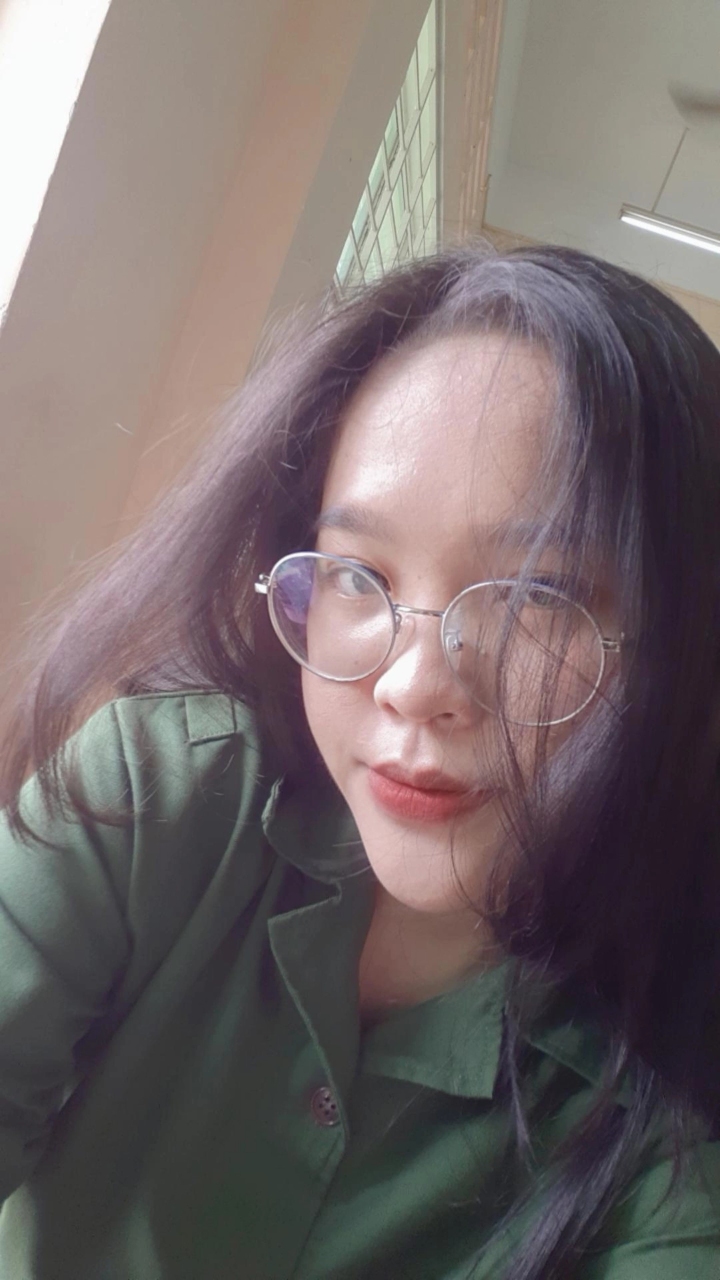
#> input picture Colab_data/Han_1.jpg, 1440 x 2560 px, found by its file name (shown at 1/2 size)
$ jupyter execute Lab1_pro5.ipynb
#> lines starting #> are read from the running program, lines starting #| are printed output that depends on the picture; long printed decimals are rounded
<a href="https://colab.research.google.com/github/AlexTran1703/Intro_Machine_Learning/blob/Lab1_Intro-to-Google-Colab/Lab1_pro5.ipynb" target="_parent"></a>

[cell 1]
#Lab 1 Problem 5
import cv2
import random
import numpy as np
from google.colab.patches import cv2_imshow
from google.colab import drive
import math
drive.mount('/content/drive/')

per1_path1 = '/content/drive/MyDrive/Colab Notebooks/Colab_data/Han_1.jpg'
per1_path2 = '/content/drive/MyDrive/Colab Notebooks/Colab_data/Han_2.jpg'
per1_path3 = '/content/drive/MyDrive/Colab Notebooks/Colab_data/Han_3.jpg'

per2_path1 = '/content/drive/MyDrive/Colab Notebooks/Colab_data/Khanh_1.jpg'
per2_path2 = '/content/drive/MyDrive/Colab Notebooks/Colab_data/Khanh_2.jpg'
per2_path3 = '/content/drive/MyDrive/Colab Notebooks/Colab_data/Khanh_3.jpg'
face_reg = cv2.CascadeClassifier('/content/drive/MyDrive/Colab Notebooks/Colab_data/haarcascade_frontalface_default.xml')

#Resize image function
def resize_image(image, width, height):
  # resize image
  resized_image = cv2.resize(image, (width,height), interpolation = cv2.INTER_AREA)
  return resized_image


def corrCoeffi(X, Y) :
  #Get X and Y means
  X_mean = float(np.sum(X))/len(X)
  Y_mean = float(np.sum(Y))/len(Y)

  #Create zeros arrays corresponding to length of arrays X and Y
  Sum_X = np.zeros(len(X))
  Sum_Y = np.zeros(len(X))
  Sum_XY = np.zeros(len(X))

  for i in range(len(X)):
      Sum_X[i] = float(X[i]) - X_mean
      Sum_Y[i] = float(Y[i]) - Y_mean
      Sum_XY[i] = Sum_X[i]*Sum_Y[i]
  #Compute corroleration Coefficient
  corr = np.sum(Sum_XY)/(math.sqrt(np.sum(Sum_X**2)) * math.sqrt(np.sum(Sum_Y**2)))
  return corr

def face_corr(image1, image2):
  """This function is for face detection of an specific image"""
  #Get a copy of input image
  new_image1 = image1.copy()
  new_image2 = image2.copy()
  # Convert into grayscale
  gray1 = cv2.cvtColor(new_image1, cv2.COLOR_BGR2GRAY)
  gray2 = cv2.cvtColor(new_image2, cv2.COLOR_BGR2GRAY)
  # Detect faces
  faces_crop1 = face_reg.detectMultiScale(gray1, 1.2, 10)
  faces_crop2 = face_reg.detectMultiScale(gray2, 1.2, 10)
  # Draw rectangle around the faces
  for (x, y, w, h) in faces_crop1:
    cv2.rectangle(new_image1, (x, y), (x+w, y+h), (255, 0, 0), 2)
    cv2.rectangle(new_image2, (x, y), (x+w, y+h), (255, 0, 0), 2)
    #Display face dectection image
    cv2_imshow(new_image1)
    cv2_imshow(new_image2)
    #Face crop from the face dectection image
    faces_crop1 = new_image1[y:y + h, x:x + w]
    faces_crop2 = new_image2[y:y + h, x:x + w]

    #Display faces crop
    cv2_imshow(faces_crop1)
    cv2_imshow(faces_crop2)
    #Flatten image into 1-D array
    image1_array = np.asarray(faces_crop1).flatten()
    image2_array = np.asarray(faces_crop2).flatten()

    #Built-in correlation coefficient from numpy
    npcorr = np.corrcoef(image1_array, image2_array)
    #Self made correlation coefficient
    corr = corrCoeffi(image1_array, image2_array)
    #Return value
    return corr, npcorr[0,1]

##Read image
#Person 1
per1_image1 = cv2.imread(per1_path1)
#> per1_image1 is the input picture: shape (2560, 1440, 3); mean B, G, R 105.9, 105.9, 116.6
per1_image2 = cv2.imread(per1_path2)
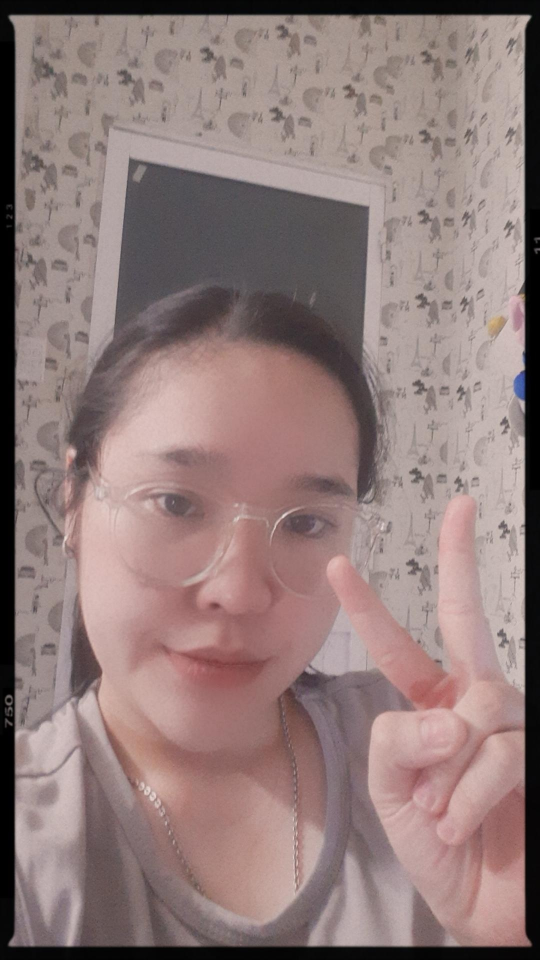
#> input picture Colab_data/Han_2.jpg, 1080 x 1920 px, found by its file name (shown at 1/2 size)
#> per1_image2 is the input picture: shape (1920, 1080, 3); mean B, G, R 122, 123.9, 145.1
per1_image3 = cv2.imread(per1_path3)
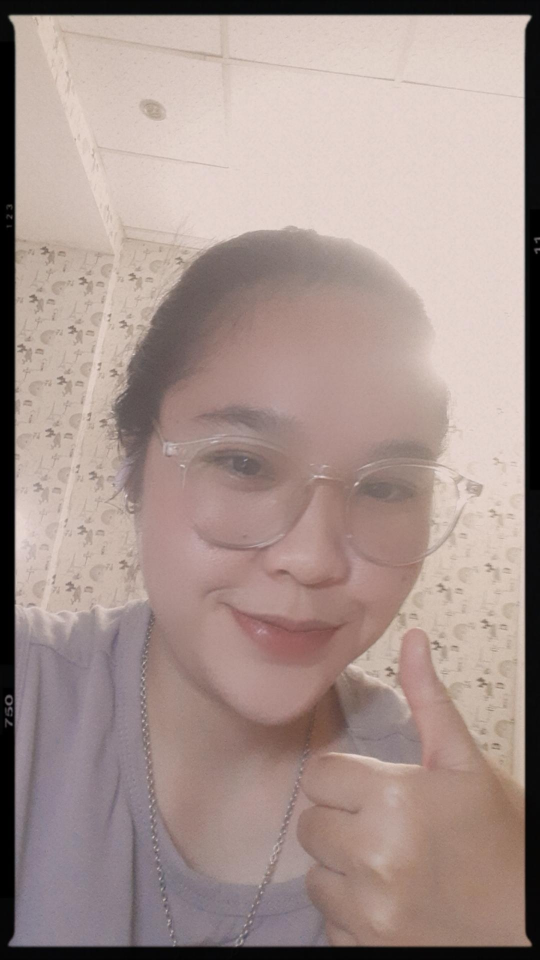
#> input picture Colab_data/Han_3.jpg, 1080 x 1920 px, found by its file name (shown at 1/2 size)
#> per1_image3 is the input picture: shape (1920, 1080, 3); mean B, G, R 142.6, 148.1, 167.1

#Person 2
per2_image1 = cv2.imread(per2_path1)
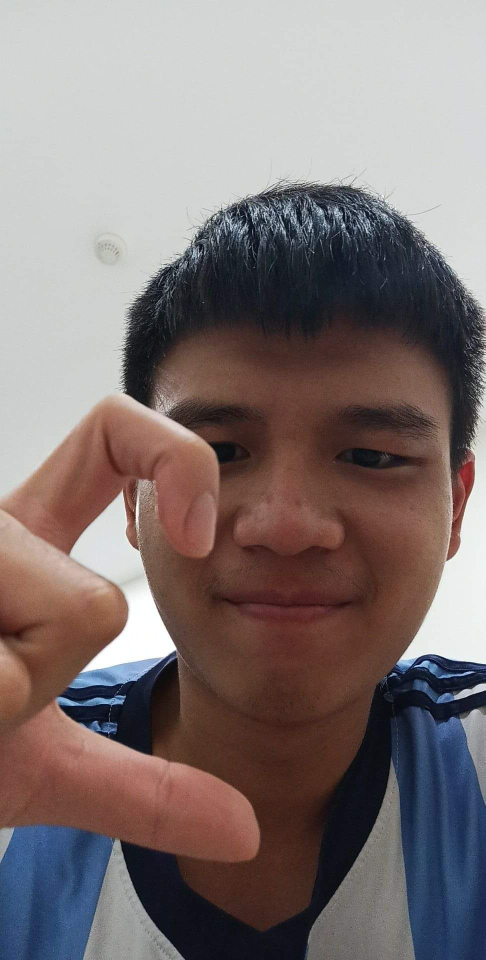
#> input picture Colab_data/Khanh_1.jpg, 971 x 1920 px, found by its file name (shown at 1/2 size)
#> per2_image1 is the input picture: shape (1920, 971, 3); mean B, G, R 115.5, 116, 128.4
per2_image2 = cv2.imread(per2_path2)
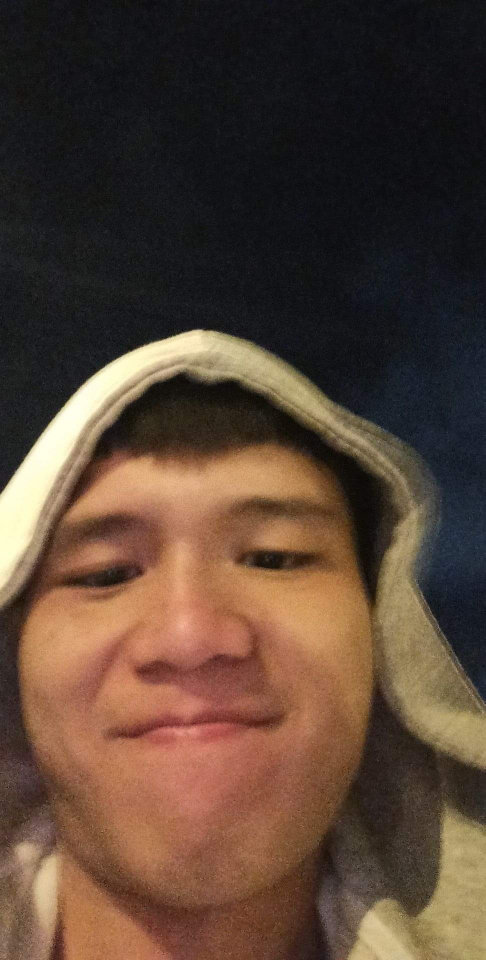
#> input picture Colab_data/Khanh_2.jpg, 971 x 1920 px, found by its file name (shown at 1/2 size)
#> per2_image2 is the input picture: shape (1920, 971, 3); mean B, G, R 53.5, 67.1, 88
per2_image3 = cv2.imread(per2_path3)
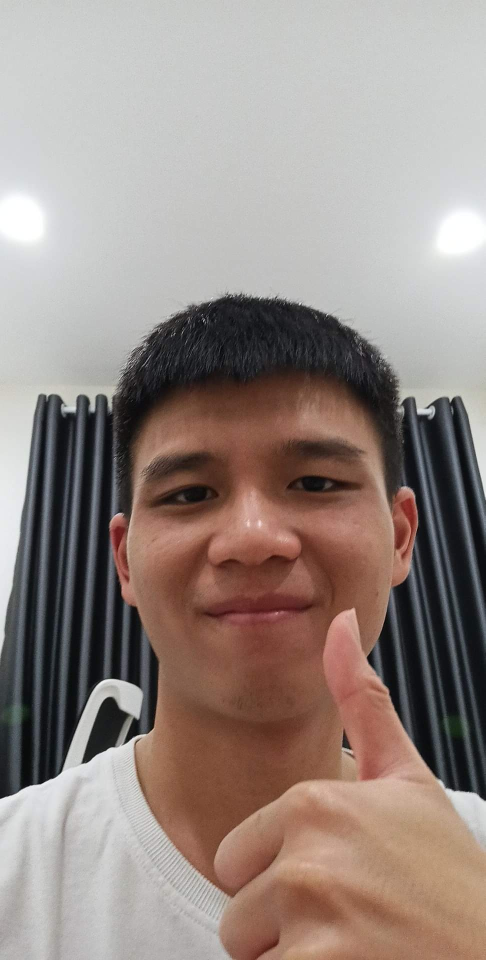
#> input picture Colab_data/Khanh_3.jpg, 971 x 1920 px, found by its file name (shown at 1/2 size)
#> per2_image3 is the input picture: shape (1920, 971, 3); mean B, G, R 131.5, 137.2, 150.9

##Resize image for correlation coefficients computation
#Person 1
per1_new1 = resize_image(per1_image1,300, 400)
per1_new2 = resize_image(per1_image2,300, 400)
per1_new3 = resize_image(per1_image3,300, 400)

#Person 2
per2_new1 = resize_image(per2_image1,300, 400)
per2_new2 = resize_image(per2_image2,300, 400)
per2_new3 = resize_image(per2_image3,300, 400)

##Get correlation coefficients from self made function and built-in function
corr1, npcorr1 = face_corr(per1_new1, per2_new1)
#> in face_corr, `faces_crop1 = face_reg.detectMultiScale(gray1, 1.2, 10)`: faces_crop1 = [[107, 122, 152, 152]]
#> in face_corr, `faces_crop2 = face_reg.detectMultiScale(gray2, 1.2, 10)`: faces_crop2 = ()
#> the loop in face_corr, `for (x, y, w, h) in faces_crop1:` made 1 pass
#> (x, y, w, h, npcorr, X_mean in corrCoeffi, Y_mean in corrCoeffi, corr) on pass 1: (107, 122, 152, 152, [[1, 0.232], [0.232, 1]], 129.1, 66.93, 0.232)
#> pass 1, in face_corr, `faces_crop2 = new_image2[y:y + h, x:x + w]`:
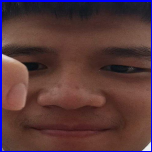
#> faces_crop2: shape (152, 152, 3); mean B, G, R 58.7, 55.7, 86.3
#> corr1 = 0.232; npcorr1 = 0.232
corr2, npcorr2 = face_corr(per1_new2, per2_new2)
#> in face_corr (call 2), `gray2 = cv2.cvtColor(new_image2, cv2.COLOR_BGR2GRAY)`:
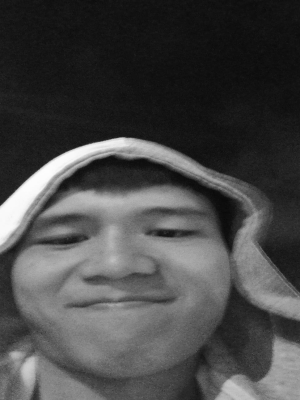
#> gray2: shape (400, 300); min 9, max 253, mean 71.7
#> in face_corr (call 2), `faces_crop1 = face_reg.detectMultiScale(gray1, 1.2, 10)`: faces_crop1 = [[38, 145, 171, 171]]
#> the loop in face_corr, `for (x, y, w, h) in faces_crop1:` made 1 pass
#> (x, y, w, h, npcorr, X_mean in corrCoeffi, Y_mean in corrCoeffi, corr) on pass 1: (38, 145, 171, 171, [[1, 0.336], [0.336, 1]], 138.1, 109.7, 0.336)
#> pass 1, in face_corr (call 2), `faces_crop2 = new_image2[y:y + h, x:x + w]`:
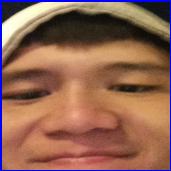
#> faces_crop2: shape (171, 171, 3); mean B, G, R 82.8, 101.2, 145.2
#> corr2 = 0.336; npcorr2 = 0.336
corr3, npcorr3 = face_corr(per1_new3, per2_new3)
#> in face_corr (call 3), `gray2 = cv2.cvtColor(new_image2, cv2.COLOR_BGR2GRAY)`:
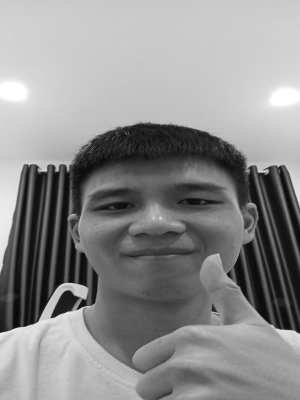
#> gray2: shape (400, 300); min 10, max 255, mean 140.6
#> in face_corr (call 3), `faces_crop1 = face_reg.detectMultiScale(gray1, 1.2, 10)`: faces_crop1 = [[73, 128, 191, 191]]
#> the loop in face_corr, `for (x, y, w, h) in faces_crop1:` made 1 pass
#> (x, y, w, h, npcorr, X_mean in corrCoeffi, Y_mean in corrCoeffi, corr) on pass 1: (73, 128, 191, 191, [[1, 0.454], [0.454, 1]], 145.5, 88.24, 0.454)
#> pass 1, in face_corr (call 3), `faces_crop2 = new_image2[y:y + h, x:x + w]`:
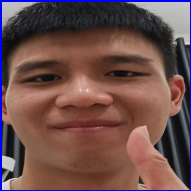
#> faces_crop2: shape (191, 191, 3); mean B, G, R 76.5, 78.8, 109.5
#> corr3 = 0.454; npcorr3 = 0.454

##Print out result
print(f"corr1 = {corr1}")
#| corr1 = 0.2317
print(f"corr2 = {corr2}")
#| corr2 = 0.3359
print(f"corr3 = {corr3}")
#| corr3 = 0.4537
print(f"np.cof1 = {npcorr1}")
#| np.cof1 = 0.2317
print(f"np.cof2 = {npcorr2}")
#| np.cof2 = 0.3359
print(f"np.cof3 = {npcorr3}")
#| np.cof3 = 0.4537
